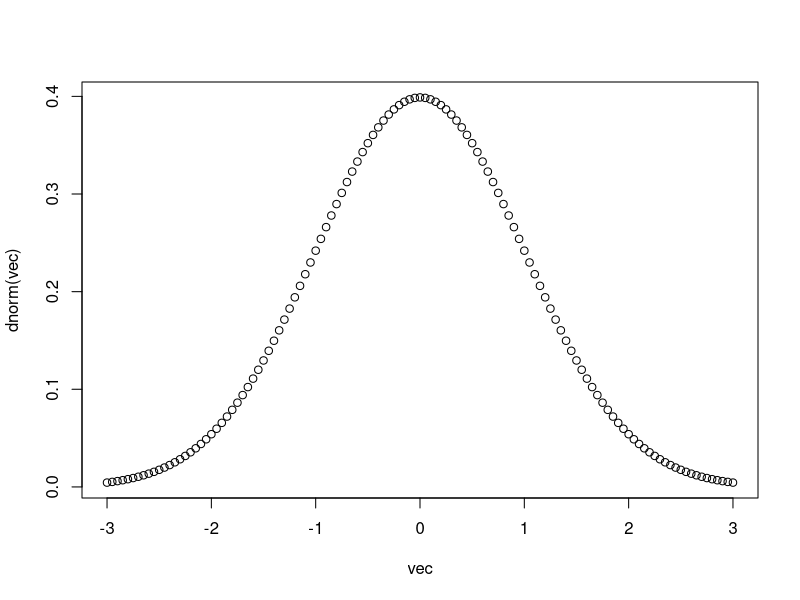
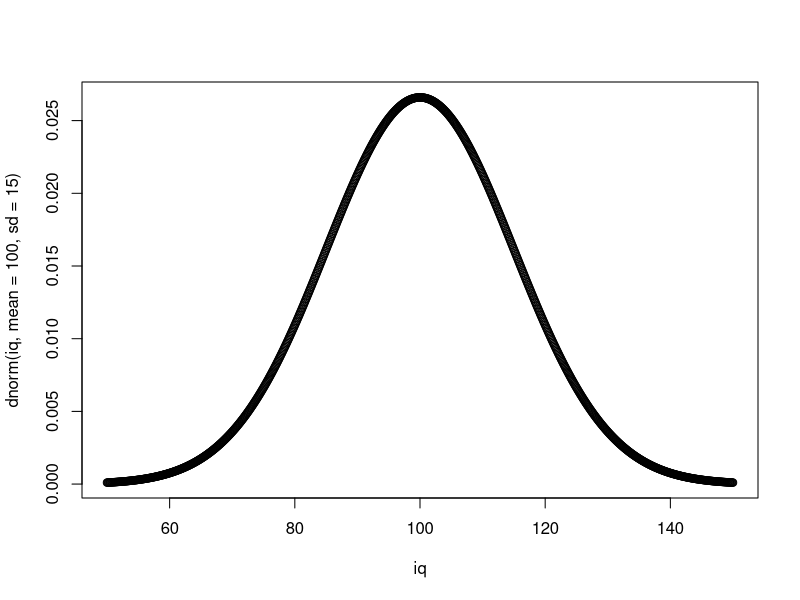
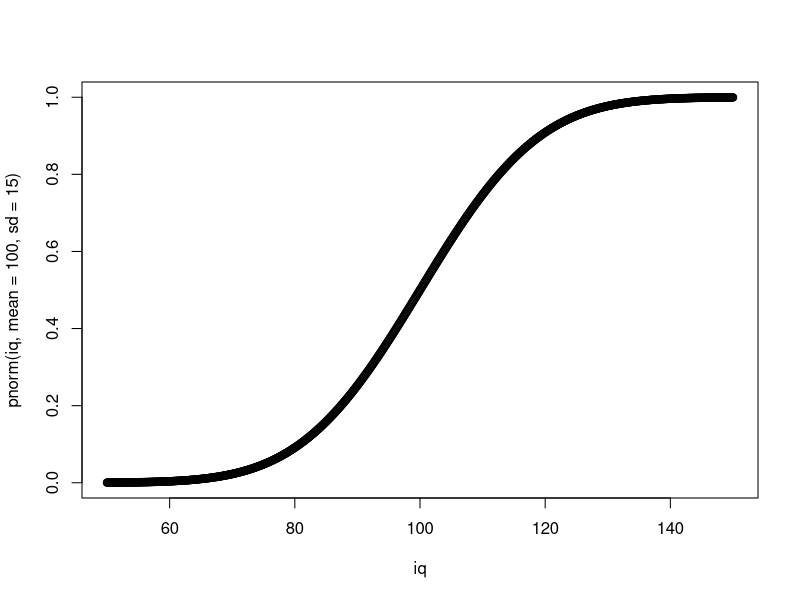
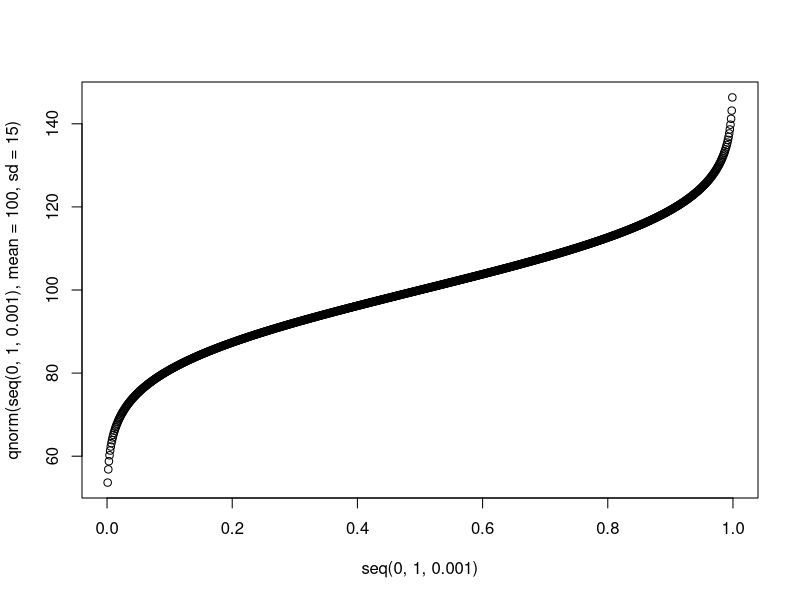
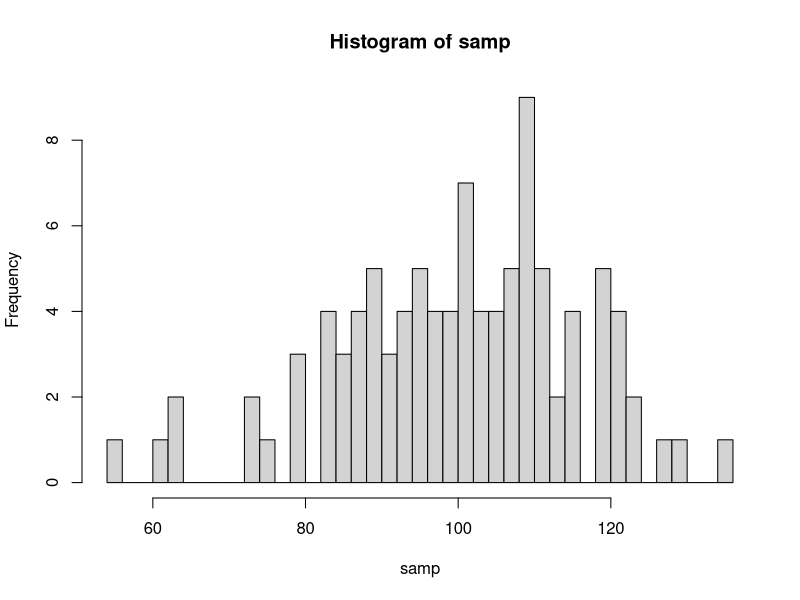
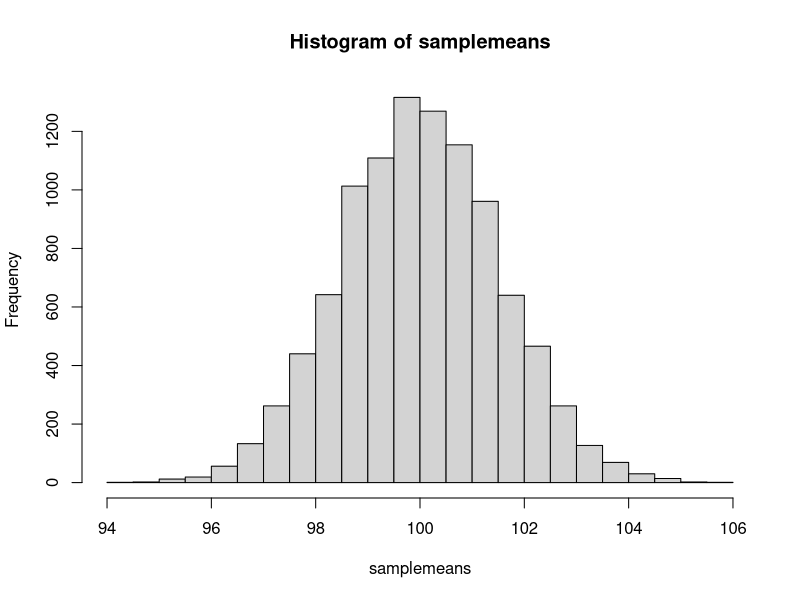
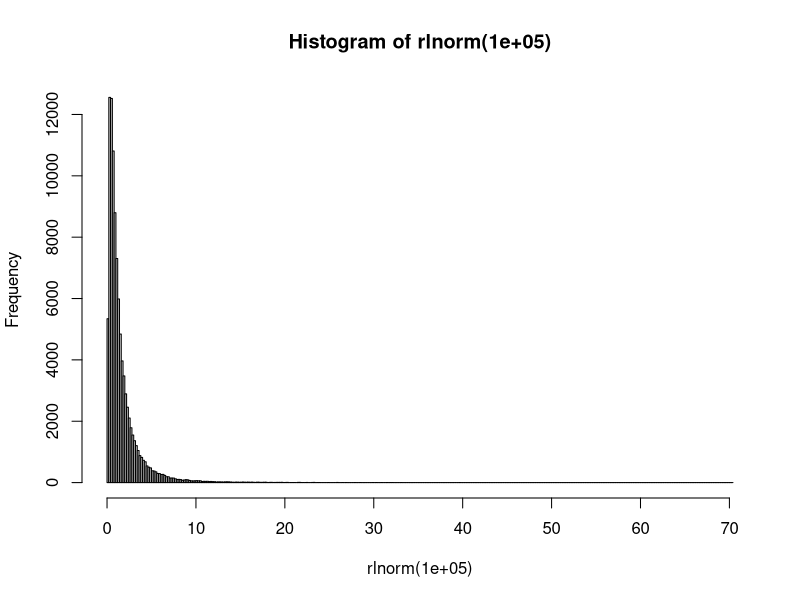
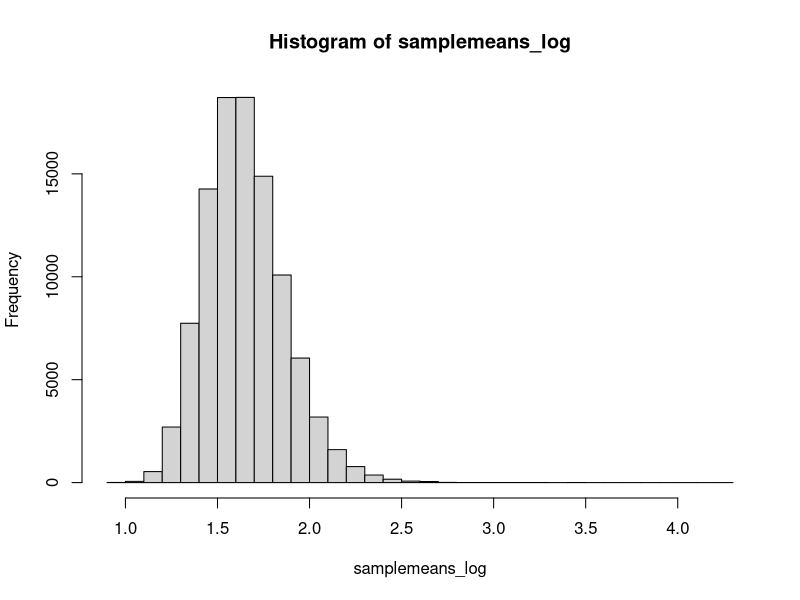

R code for these plots, in order:
# Normal distribution

dnorm(0, mean = 0, sd = 1)
dnorm(-1)
dnorm(1)
dnorm(-3)
dnorm(3)

vec <- seq(-3, 3, 0.05)
vec
dnorm(vec)
plot(vec, dnorm(vec))

iq <- seq(50, 150, 0.1)
plot(iq, dnorm(iq, mean = 100, sd = 15))

plot(iq, pnorm(iq, mean = 100, sd = 15))

pnorm(100, mean = 100, sd = 15)
pnorm(120, mean = 100, sd = 15)
pnorm(130, mean = 100, sd = 15)

qnorm(0.5, mean = 100, sd = 15)
qnorm(0.9, mean = 100, sd = 15)
qnorm(0.99, mean = 100, sd = 15)

plot(seq(0, 1, .001), qnorm(seq(0, 1, .001), mean = 100, sd = 15))

set.seed(42)
rnorm(10, mean = 100, sd = 15)

samp <- rnorm(100, mean = 100, sd = 15)
hist(samp, breaks = 30)
mean(samp)

sqrt(sum((samp - mean(samp))^2)/length(samp)) #standard deviation
sd(samp) #real sd)

samplemeans <- replicate(10000, mean(rnorm(100, mean = 100, sd = 15))) # выборочное распределение средних из генеральной совокупности
hist(samplemeans, breaks = 30) #compare to samp - much more narrow
mean(samplemeans)
sd(samplemeans) # стандартное отклонение выборочного распределения средних = стандартная ошибка (standard error of the mean) в 10 раз меньше ст откл ген совок

sem <- sd(samp)/sqrt(length(samp))
zcr <- qnorm(0.975)
mean(samp) + sem * zcr
mean(samp) - sem * zcr

hist(rlnorm(100000), breaks = 300)
samplemeans_log <- replicate(100000, mean(rlnorm(100)))
hist(samplemeans_log, breaks = 30)

z <- (mean(samp) - 100)/(15 / sqrt(length(samp)))

plot(seq(-3, 3, 0.01), dnorm(seq(-3, 3, 0.01)))

(1 - pnorm(z)) * 2